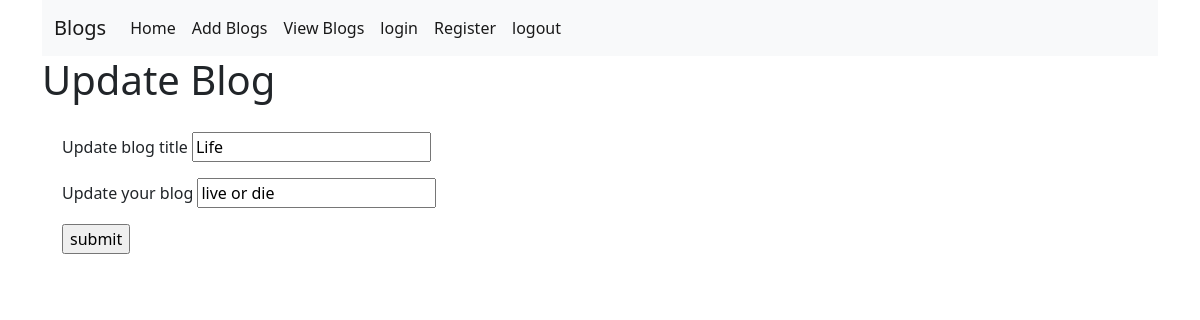
Page /updateBlog/1 (signed in) on the earlier database version.
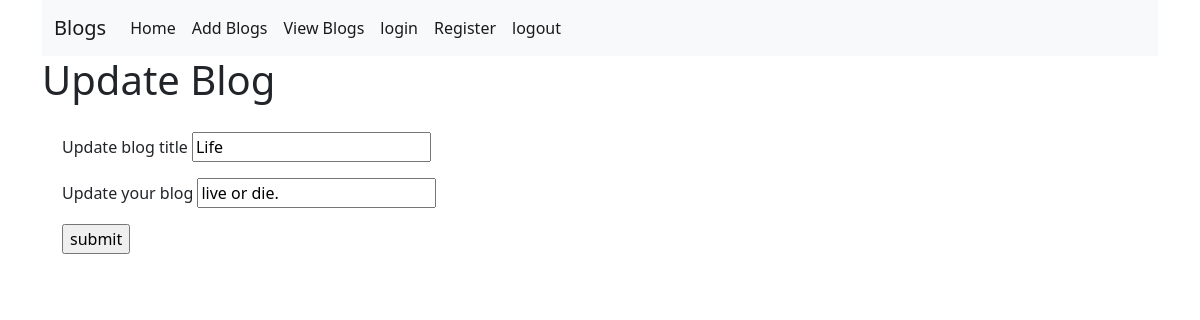
Same page on the later database version.
### app/main/models.py (models this page shows, shortened)
class BaseModel():
    def create(self):
        db.session.add(self)
        db.session.commit()

class Blog(BaseModel, db.Model):
    id = db.Column(db.Integer, primary_key=True)
    title = db.Column(db.String(500), nullable=False)
    blog = db.Column(db.String(1000), nullable=False)
    timestamp = db.Column(db.Date(), nullable=False)
    user_id = db.Column(db.Integer, db.ForeignKey('user.id'))

### app/main/views.py (the view)
@main.route('/updateBlog/<int:id>', methods=['GET', 'POST'])
@login_required
def update_blog(id):
    blog = Blog.query.filter_by(id=id).first()
    form = UpdateBlogForm(title=blog.title, blog=blog.blog)
    if form.is_submitted():
        blog.title = form.title.data
        blog.blog = form.blog.data
        blog.update()
        return render_template('singleBlog.html', blog=blog)
    return render_template('updateBlog.html', blog=blog, form=form)

### app/main/forms.py
class UpdateBlogForm(FlaskForm):
    title = StringField('Update blog title', validators=[
                        DataRequired("Cannot be empty")])
    blog = StringField('Update your blog', validators=[
        DataRequired("Cannot be empty")])
    submit = SubmitField('submit')

### app/__init__.py (called while the page is built)
def create_app(app_environment):
    app = Flask(__name__)
    app.url_map.strict_slashes = False
    app.config.from_object(app_config[app_environment])
    app.register_blueprint(main)
    db.init_app(app)
    with app.app_context():
        db.create_all()
    migrate = Migrate(app, db)
    login_manager = LoginManager()
    login_manager.init_app(app)
    @login_manager.user_loader
    def load_user(user_id):
        return User.query.get(user_id)
    return app

### app/templates/updateBlog.html (shortened to what this page needs)
{% extends 'base.html' %} {% block main_content %}
<h1>Update Blog</h1>
<div class="w100 flex-row-center w3-container">
  <div class="w3-margin-top w3-card-2" style="width: 50%; padding: 20px">
    <form method="POST">
      <p>
        {{form.title.label(class="")}}
        {{form.title(class="")}}
      </p>
      <p>
        {{form.blog.label(class="")}}
        {{form.blog(class="")}}
      </p>
      <p class="w3-center">
        {{form.submit(class="")}}
      </p>
    </form>
  </div>
</div>
{% endblock %}

Differences in the rows shown:
changed Blog "Life": blog "live or die" → "live or die."
